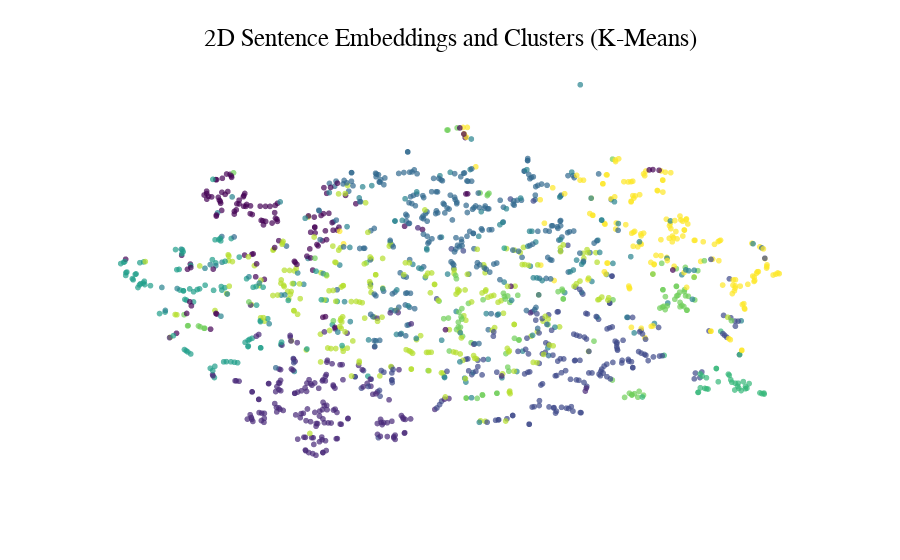

Write notebook code for a chart like this one.
### Code cell
# Créer un graphique dynamique avec Plotly
fig = px.scatter(
    df[
        [
            "content",
            "embedding_prop_x",
            "embedding_prop_y",
            "cluster_label",
            "top_15_words",
        ]
    ],
    x="embedding_prop_x",
    y="embedding_prop_y",
    hover_name="content",
    hover_data={"top_15_words": True},
    color="cluster_label",
    color_continuous_scale="Viridis",  # Choisir une palette de couleurs
    range_color=[
        0,
        df["cluster_label"].max(),
    ],  # Définir la plage de couleurs en fonction des étiquettes de cluster
    labels={"cluster_label": "Cluster Label"},  # Renommer l'étiquette de la légende
    color_continuous_midpoint=int(
        df["cluster_label"].max() / 2
    ),  # Point médian de la palette de couleurs
    opacity=0.7,
)
fig.update_traces(textposition="top center", showlegend=False)
fig.update_xaxes(visible=False)
fig.update_yaxes(visible=False)
fig.update_layout(
    title=dict(
        text="2D Sentence Embeddings and Clusters (K-Means)",
        font=dict(size=25, color="black", family="Arial"),
        xanchor="center",
        yanchor="top",
        x=0.5,
        y=0.95,
    ),
    template="simple_white",
    hoverlabel_font_size=16,
    coloraxis_showscale=False,
)

fig.show()

### Figure 1 — Plotly figure (JSON) as saved in the notebook; plotly's stock layout.template omitted (floating-point values rounded to 4 significant figures; data arrays with more than 128 entries replaced by an {"elided": "..."} marker saying what was removed)
{"data": [{"customdata": {"elided": "1493x1x15 str values"}, "hovertemplate": "<b>%{hovertext}</b><br><br>embedding_prop_x=%{x}<br>embedding_prop_y=%{y}<br>top_15_words=%{customdata[0]}<br>Cluster Label=%{marker.color}<extra></extra>", "hovertext": {"elided": "1493 str values"}, "legendgroup": "", "marker": {"color": {"elided": "1493 int values"}, "coloraxis": "coloraxis", "opacity": 0.7, "symbol": "circle"}, "mode": "markers", "name": "", "showlegend": false, "textposition": "top center", "type": "scattergl", "x": {"elided": "1493 float values"}, "xaxis": "x", "y": {"elided": "1493 float values"}, "yaxis": "y"}], "layout": {"coloraxis": {"cmax": 9, "cmid": 4, "cmin": 0, "colorbar": {"title": {"text": "Cluster Label"}}, "colorscale": [[0, "#440154"], [0.1111, "#482878"], [0.2222, "#3e4989"], [0.3333, "#31688e"], [0.4444, "#26828e"], [0.5556, "#1f9e89"], [0.6667, "#35b779"], [0.7778, "#6ece58"], [0.8889, "#b5de2b"], [1, "#fde725"]], "showscale": false}, "hoverlabel": {"font": {"size": 16}}, "legend": {"tracegroupgap": 0}, "margin": {"t": 60}, "title": {"font": {"color": "black", "family": "Arial", "size": 25}, "text": "2D Sentence Embeddings and Clusters (K-Means)", "x": 0.5, "xanchor": "center", "y": 0.95, "yanchor": "top"}, "xaxis": {"anchor": "y", "domain": [0, 1], "title": {"text": "embedding_prop_x"}, "visible": false}, "yaxis": {"anchor": "x", "domain": [0, 1], "title": {"text": "embedding_prop_y"}, "visible": false}}}
